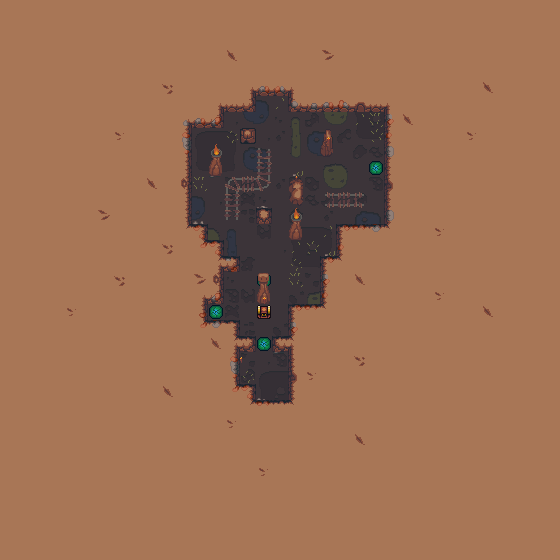

A level layout from a 2D game, rendered from its tile map. Below: a short description, then the map file with tile-grid data replaced by summaries:
An orthogonal 35x35 tile map with 16x16 px tiles, 6 tile layers (Art_Ground, Art_Ground02, Art_Walls, Art_Gameplay, ...), 1 hidden layer not drawn, 3 tilesets and 4 objects (spawn).

<map version="1.2" tiledversion="1.2.4" orientation="orthogonal" renderorder="right-down" width="35" height="35" tilewidth="16" tileheight="16" infinite="0" backgroundcolor="#a87656" nextlayerid="14" nextobjectid="7">
 <tileset firstgid="1" source="tileset/GameplayTileset.tsx" />
 <tileset firstgid="33" source="tileset/GameplayImages.tsx" />
 <tileset firstgid="305" source="tileset/SlimeCave.tsx" />
 <layer id="7" name="Art_Ground" width="35" height="35">
  <data>[1225 cells, 198 non-empty, 43 distinct tile ids]</data>
 </layer>
 <layer id="12" name="Art_Ground02" width="35" height="35">
  <data>[1225 cells, 29 non-empty, 17 distinct tile ids]</data>
 </layer>
 <layer id="10" name="Art_Walls" width="35" height="35">
  <data>[1225 cells, 79 non-empty, 46 distinct tile ids]</data>
 </layer>
 <layer id="8" name="Art_Gameplay" width="35" height="35">
  <data>[1225 cells, 7 non-empty, 4 distinct tile ids]</data>
 </layer>
 <layer id="13" name="SlimeCover" width="35" height="35">
  <data>[1225 cells, 0 non-empty, 0 distinct tile ids]</data>
 </layer>
 <layer id="11" name="Art_Above" width="35" height="35">
  <data>[1225 cells, 30 non-empty, 9 distinct tile ids]</data>
 </layer>
 <layer id="9" name="Gameplay" width="35" height="35" visible="0" opacity="0.1">
  <data>[1225 cells, 85 non-empty, 4 distinct tile ids]</data>
 </layer>
 <objectgroup id="2" name="Properties">
  <object id="1" name="spawn" x="272" y="384" width="16" height="16" />
  <object id="2" x="256" y="336" width="16" height="16">
   <properties>
    <property name="location" value="16,17" />
   </properties>
  </object>
  <object id="5" x="368" y="160" width="16" height="16">
   <properties>
    <property name="location" value="13,19" />
   </properties>
  </object>
  <object id="6" x="256" y="272" width="16" height="16">
   <properties>
    <property name="location" value="16,21" />
   </properties>
  </object>
 </objectgroup>
</map>
